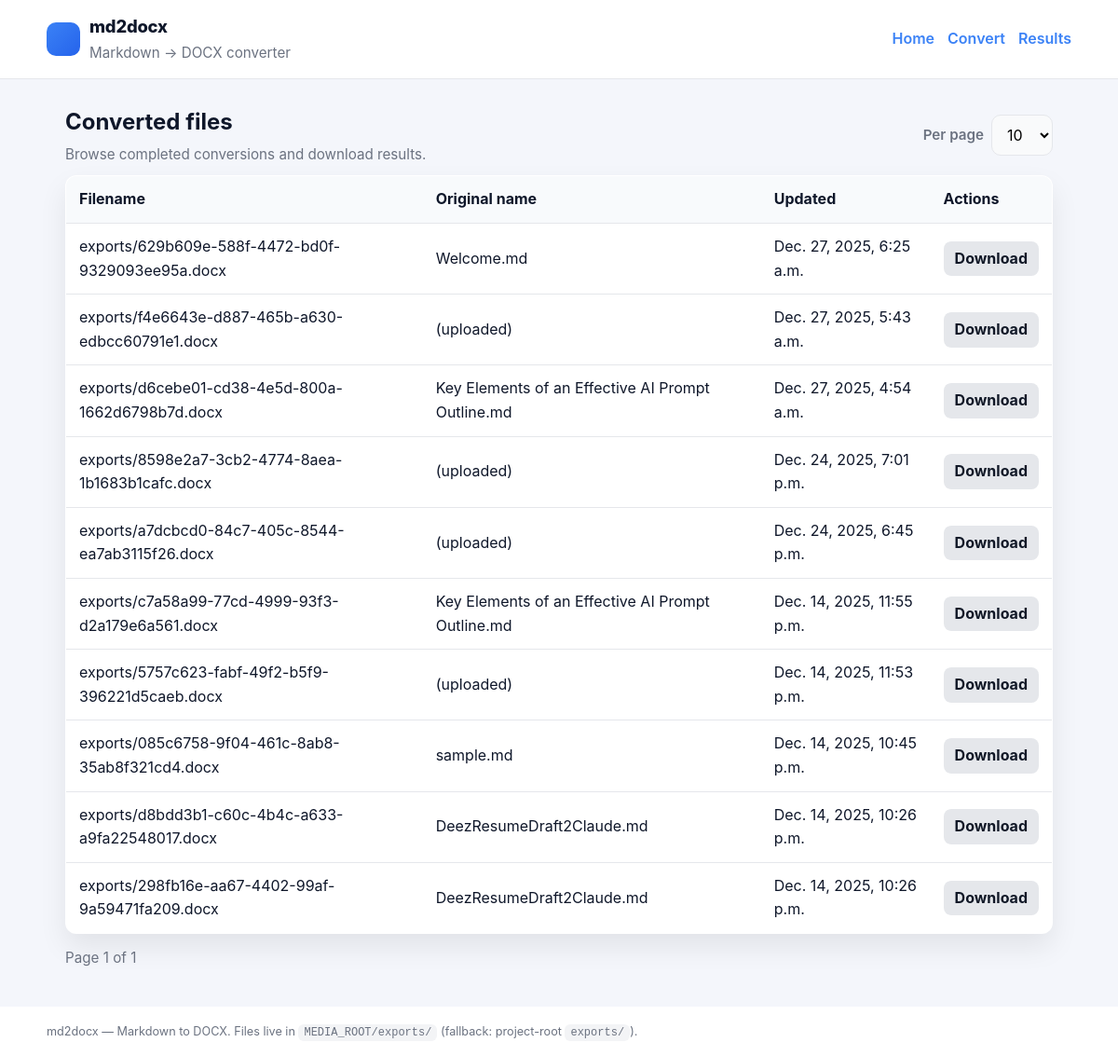
Page /md2docx/list/ on the earlier database version.
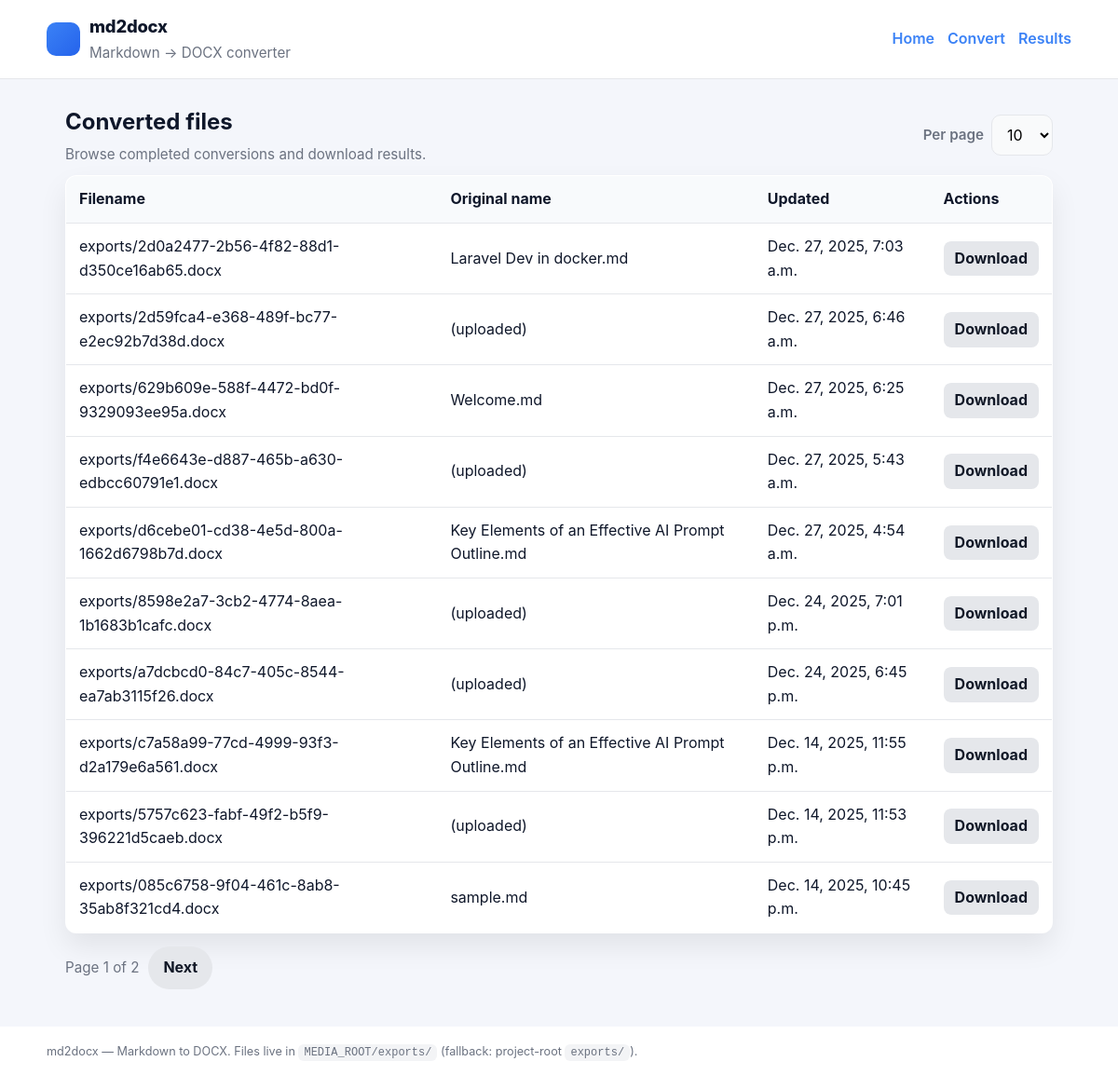
Same page on the later database version.
### md2docx/models.py (models this page shows, shortened)
class ConversionTask(models.Model):
	STATUS_PENDING = 'pending'
	STATUS_PROCESSING = 'processing'
	STATUS_DONE = 'done'
	STATUS_FAILED = 'failed'
	STATUS_CHOICES = [
		(STATUS_PENDING, 'Pending'),
		(STATUS_PROCESSING, 'Processing'),
		(STATUS_DONE, 'Done'),
		(STATUS_FAILED, 'Failed'),
	]
	id = models.UUIDField(primary_key=True, default=uuid.uuid4, editable=False)
	input_markdown = models.TextField(blank=True)
	status = models.CharField(max_length=20, choices=STATUS_CHOICES, default=STATUS_PENDING)
	result_file = models.FileField(upload_to='exports/', null=True, blank=True)
	error_message = models.TextField(blank=True)
	original_filename = models.CharField(max_length=255, blank=True)
	progress = models.IntegerField(default=0)
	created_at = models.DateTimeField(auto_now_add=True)
	updated_at = models.DateTimeField(auto_now=True)

### md2docx/views_list_and_api.py (the view)
# urls.py: path("list/", views.list_conversions, name="list"),
def list_conversions(request):
    per_page = int(request.GET.get('per_page', 10))
    if per_page not in (10, 25, 50):
        per_page = 10
    page = int(request.GET.get('page', 1))
    qs = ConversionTask.objects.filter(status=ConversionTask.STATUS_DONE).order_by('-updated_at')
    paginator = Paginator(qs, per_page)
    page_obj = paginator.get_page(page)
    return render(request, 'md2docx/list.html', {'page_obj': page_obj, 'per_page': per_page})

### md2docx/templates/md2docx/list.html (shortened to what this page needs)
{% extends "md2docx/base.html" %}
{% block content %}
  <div class="flex-between" style="gap:12px; margin-bottom:10px;">
    <div>
      <h2 style="margin:0 0 4px;">Converted files</h2>
      <p class="muted" style="margin:0;">Browse completed conversions and download results.</p>
    </div>
    <form method="get" style="display:flex; align-items:center; gap:8px;">
      <label class="muted" style="margin:0;">Per page</label>
      <select name="per_page" onchange="this.form.submit()" style="width:auto;">
        <option value="10" {% if per_page == 10 %}selected{% endif %}>10</option>
      </select>
    </form>
  </div>
  <table class="table">
    <thead>
      <tr>
        <th>Filename</th>
        <th>Original name</th>
        <th>Updated</th>
        <th>Actions</th>
      </tr>
    </thead>
    <tbody>
      {% for task in page_obj.object_list %}
      <tr>
        <td>{{ task.result_file.name|default:"(none)" }}</td>
        <td>{{ task.original_filename|default:"(uploaded)" }}</td>
        <td>{{ task.updated_at }}</td>
        <td>
          <a class="btn btn-secondary" style="padding:6px 12px; border-radius:8px;" href="{% url 'md2docx:download' task.id %}">Download</a>
        </td>
      </tr>
      {% empty %}
      <tr><td colspan="4" class="muted" style="text-align:center; padding:16px;">No converted files found.</td></tr>
      {% endfor %}
    </tbody>
  </table>
  <div class="pagination">
    <span class="muted">Page {{ page_obj.number }} of {{ page_obj.paginator.num_pages }}</span>
    {% if page_obj.has_next %}
      <a class="btn btn-secondary" href="?page={{ page_obj.next_page_number }}&per_page={{ per_page }}">Next</a>
    {% endif %}
  </div>
{% endblock %}

Differences in the rows shown:
no longer on this page (row unchanged): ConversionTask: result_file.name "exports/d8bdd3b1-c60c-4b4c-a633-a9fa22548017.docx", original_filename "DeezResumeDraft2Claude.md", updated_at "Dec. 14, 2025, 10:26 p.m."
no longer on this page (row unchanged): ConversionTask: result_file.name "exports/298fb16e-aa67-4402-99af-9a59471fa209.docx", original_filename "DeezResumeDraft2Claude.md", updated_at "Dec. 14, 2025, 10:26 p.m."
added ConversionTask: result_file.name "exports/2d0a2477-2b56-4f82-88d1-d350ce16ab65.docx", original_filename "Laravel Dev in docker.md", updated_at "Dec. 27, 2025, 7:03 a.m."
added ConversionTask: result_file.name "exports/2d59fca4-e368-489f-bc77-e2ec92b7d38d.docx", original_filename "(uploaded)", updated_at "Dec. 27, 2025, 6:46 a.m."
Other differences:
{{ page_obj.paginator.num_pages }}: "1" → "2"
text now shown: "Next"
